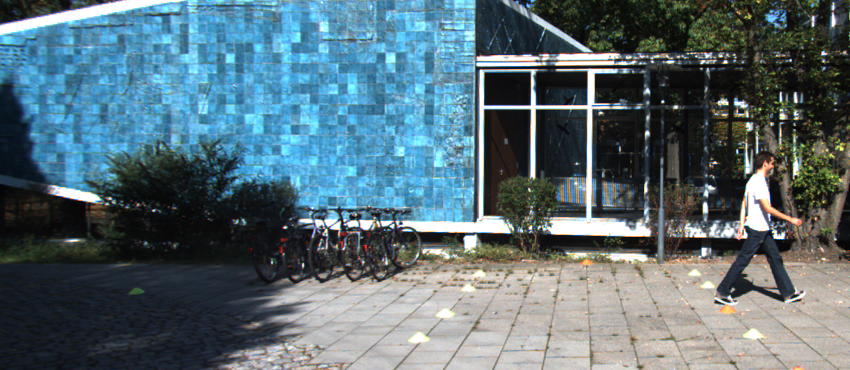
#> input picture tp2/dados/visao_01.png, 850 x 370 px; its folder holds 6 pictures in this run
$ python ex1a.py
#> lines starting #> are read from the running program, lines starting #| are printed output that depends on the picture; after the words box and inside, x2 and y2 are one past the last pixel; in counts of white or black regions, pixels touching at a corner belong together; long printed decimals are rounded
### tp2/utils.py
from pathlib import Path
import cv2
import numpy as np


BASE_DIR = Path(__file__).resolve().parent
DADOS_DIR = BASE_DIR / "dados"


# Carrega imagem da pasta dados/ validando a existencia do arquivo
def carregar_imagem(nome, cinza=False):
    caminho = DADOS_DIR / nome
    flag = cv2.IMREAD_GRAYSCALE if cinza else cv2.IMREAD_COLOR
    imagem = cv2.imread(str(caminho), flag)
    if imagem is None:
        raise FileNotFoundError(f"Imagem nao encontrada: {caminho}")
    return imagem


# Mapeia magnitudes float64 de gradientes/filtros para a faixa [0, 255] uint8
# [6 lines left out: function normalizar_uint8, not called in this run]


# Monta e salva um grid comparativo com legendas sobrepostas sem depender de GUI
def criar_painel_opencv(pares, caminho_saida, largura=540, altura=310, colunas=3):
    quadros = []
    for legenda, imagem in pares:
        img = imagem.copy()
        if img.ndim == 2:
            img = cv2.cvtColor(img, cv2.COLOR_GRAY2BGR)
        img_redim = cv2.resize(img, (largura, altura), interpolation=cv2.INTER_AREA)
        # Barra superior escura para garantir contraste da legenda em qualquer cena
        cv2.rectangle(img_redim, (0, 0), (largura, 40), (22, 31, 46), -1)
        cv2.putText(
            img_redim,
            str(legenda)[:46],
            (12, 27),
            cv2.FONT_HERSHEY_SIMPLEX,
            0.62,
            (255, 255, 255),
            2,
            cv2.LINE_AA,
        )
        quadros.append(img_redim)

    ncol = min(colunas, len(quadros))
    while len(quadros) % ncol != 0:
        quadros.append(np.full_like(quadros[0], (235, 235, 235)))

    linhas = [np.hstack(quadros[i : i + ncol]) for i in range(0, len(quadros), ncol)]
    resultado = np.vstack(linhas)
    cv2.imwrite(str(caminho_saida), resultado)
    return resultado

### tp2/ex1a.py
import argparse
import os
import cv2
import matplotlib
import numpy as np
from utils import BASE_DIR, carregar_imagem, criar_painel_opencv


# Extrai descritores binarios ORB e aplica BFMatcher + teste de razao de Lowe
def detectar_orb_e_casar(img1, img2, nfeatures=2500, ratio_lowe=0.80):
    cinza1 = cv2.cvtColor(img1, cv2.COLOR_BGR2GRAY)
    cinza2 = cv2.cvtColor(img2, cv2.COLOR_BGR2GRAY)

    # fastThreshold=12 aumenta a densidade de keypoints em regioes de baixo contraste
    orb = cv2.ORB_create(nfeatures=nfeatures, fastThreshold=12)
    kp1, desc1 = orb.detectAndCompute(cinza1, None)
    kp2, desc2 = orb.detectAndCompute(cinza2, None)

    if desc1 is None or desc2 is None:
        raise RuntimeError("Descritores ORB nao encontrados nas imagens.")

    # Descritores binarios ORB exigem distancia de Hamming no casamento kNN (k=2)
    bf = cv2.BFMatcher(cv2.NORM_HAMMING, crossCheck=False)
    pares_knn = bf.knnMatch(desc2, desc1, k=2)

    # Filtro de Lowe descarta correspondencias ambiguas entre o 1o e o 2o vizinho
    bons_matches = []
    for par in pares_knn:
        if len(par) == 2:
            m, n = par
            if m.distance < ratio_lowe * n.distance:
                bons_matches.append(m)

    return kp1, desc1, kp2, desc2, pares_knn, bons_matches


# Estima H (Vista 02 -> Vista 01) via RANSAC e mede o erro de reprojecao
def estimar_homografia_ransac(kp1, kp2, bons_matches, limiar_ransac=3.0):
    if len(bons_matches) < 4:
        raise RuntimeError(f"Matches insuficientes ({len(bons_matches)}) para homografia.")

    # queryIdx referencia desc2 (Vista 02 - origem) e trainIdx referencia desc1 (Vista 01 - destino)
    pts_src = np.float32([kp2[m.queryIdx].pt for m in bons_matches]).reshape(-1, 1, 2)
    pts_dst = np.float32([kp1[m.trainIdx].pt for m in bons_matches]).reshape(-1, 1, 2)

    H, mascara = cv2.findHomography(pts_src, pts_dst, cv2.RANSAC, limiar_ransac)
    if H is None or mascara is None:
        raise RuntimeError("Falha ao estimar homografia via RANSAC.")

    inliers_mask = mascara.ravel().astype(bool)
    pts_proj = cv2.perspectiveTransform(pts_src, H)
    erros = np.linalg.norm((pts_proj - pts_dst).reshape(-1, 2), axis=1)
    erro_medio_inliers = float(np.mean(erros[inliers_mask])) if np.any(inliers_mask) else float("nan")
    erro_max_inliers = float(np.max(erros[inliers_mask])) if np.any(inliers_mask) else float("nan")
    erro_medio_todos = float(np.mean(erros))

    return H, inliers_mask, erros, erro_medio_inliers, erro_max_inliers, erro_medio_todos


# Projeta ambas as vistas em um canvas unificado com alpha blending na intersecao
def construir_mosaico_panoramico(img1, img2, H):
    h1, w1 = img1.shape[:2]
    h2, w2 = img2.shape[:2]

    cantos1 = np.float32([[0, 0], [w1, 0], [w1, h1], [0, h1]]).reshape(-1, 1, 2)
    cantos2 = np.float32([[0, 0], [w2, 0], [w2, h2], [0, h2]]).reshape(-1, 1, 2)
    cantos2_proj = cv2.perspectiveTransform(cantos2, H).reshape(-1, 2)

    todos_cantos = np.vstack([cantos1.reshape(-1, 2), cantos2_proj])
    xmin, ymin = np.floor(todos_cantos.min(axis=0)).astype(int)
    xmax, ymax = np.ceil(todos_cantos.max(axis=0)).astype(int)

    # Translacao T garante coordenadas positivas para toda a projecao da Vista 02 no canvas
    T = np.array([[1.0, 0.0, -xmin], [0.0, 1.0, -ymin], [0.0, 0.0, 1.0]], dtype=np.float64)
    largura_canvas = int(xmax - xmin)
    altura_canvas = int(ymax - ymin)
    tamanho_canvas = (largura_canvas, altura_canvas)

    warp1 = cv2.warpPerspective(img1, T, tamanho_canvas)
    warp2 = cv2.warpPerspective(img2, T @ H, tamanho_canvas)

    mask1 = cv2.warpPerspective(np.full((h1, w1), 255, dtype=np.uint8), T, tamanho_canvas) > 0
    mask2 = cv2.warpPerspective(np.full((h2, w2), 255, dtype=np.uint8), T @ H, tamanho_canvas) > 0

    mosaico = warp1.copy()
    somente_vista2 = mask2 & ~mask1
    mosaico[somente_vista2] = warp2[somente_vista2]

    # Blending 50/50 na zona de sobreposicao suaviza transicoes de exposicao entre cameras
    intersecao = mask1 & mask2
    mosaico[intersecao] = np.clip(
        0.5 * warp1[intersecao].astype(np.float32) + 0.5 * warp2[intersecao].astype(np.float32),
        0,
        255,
    ).astype(np.uint8)

    return mosaico, warp1, warp2, intersecao


def main():
    parser = argparse.ArgumentParser()
    parser.add_argument("--auto", action="store_true")
    args = parser.parse_args()

    if args.auto:
        matplotlib.use("Agg")
    import matplotlib.pyplot as plt

    visao1 = carregar_imagem("visao_01.png")
#> in carregar_imagem, imagem is the input picture: shape (370, 850, 3); mean B, G, R 118.2, 109.7, 89.2
    visao2 = carregar_imagem("visao_02.png")
#> call 2 of carregar_imagem, with nome = 'visao_02.png', cinza = False
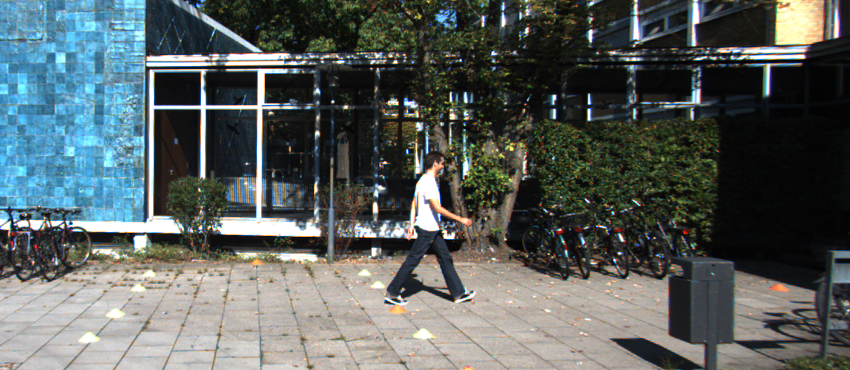
#> input picture tp2/dados/visao_02.png, 850 x 370 px
#> in carregar_imagem, imagem is the input picture: shape (370, 850, 3); mean B, G, R 95.3, 96.5, 89.3

    kp1, desc1, kp2, desc2, pares_knn, bons_matches = detectar_orb_e_casar(
        visao1, visao2, nfeatures=2500, ratio_lowe=0.80
    )
#> in detectar_orb_e_casar, `cinza2 = cv2.cvtColor(img2, cv2.COLOR_BGR2GRAY)`:
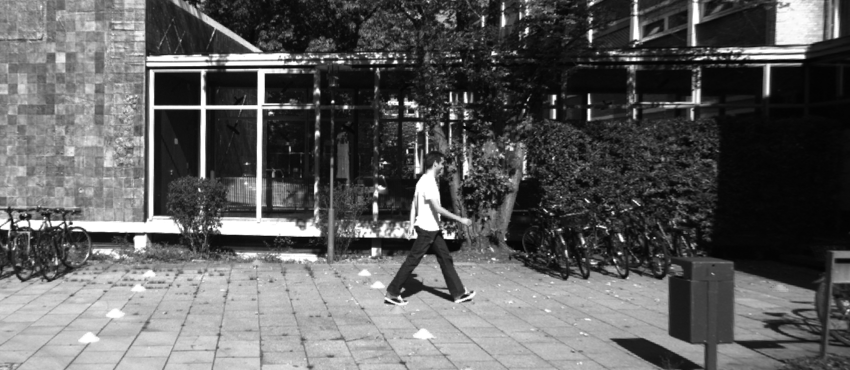
#> cinza2: shape (370, 850); min 2, max 255, mean 94.2
#> in detectar_orb_e_casar, `kp1, desc1 = orb.detectAndCompute(cinza1, None)`: kp1 = 2500 keypoints; strongest (x, y, size): (531, 106, 64.3), (481, 71, 44.6), (533, 71, 44.6), (480, 71, 53.6)
#> in detectar_orb_e_casar, `kp2, desc2 = orb.detectAndCompute(cinza2, None)`: kp2 = 2500 keypoints; strongest (x, y, size): (150, 71, 44.6), (259, 71, 64.3), (203, 71, 44.6), (204, 70, 37.2)
#> in detectar_orb_e_casar, `pares_knn = bf.knnMatch(desc2, desc1, k=2)`: pares_knn = 2500 matches
#> after the loop in detectar_orb_e_casar, `for par in pares_knn:`: bons_matches = 1684 matches
#> pares_knn = 2500 matches; bons_matches = 1684 matches
    H, inliers_mask, erros, erro_inliers, erro_max_inliers, erro_todos = estimar_homografia_ransac(
        kp1, kp2, bons_matches, limiar_ransac=3.0
    )
#> in estimar_homografia_ransac, `pts_src = np.float32([kp2[m.queryIdx].pt for m in bons_matches]).resha..`: pts_src = 1684 rows, first 8: [117, 258], [421, 129], [419, 129], [385, 162], [289, 54], [435, 162], [452, 151], [246, 163]
#> in estimar_homografia_ransac, `pts_dst = np.float32([kp1[m.trainIdx].pt for m in bons_matches]).resha..`: pts_dst = 1684 rows, first 8: [447, 258], [751, 129], [749, 129], [715, 162], [619, 54], [765, 162], [782, 151], [576, 163]
#> in estimar_homografia_ransac, `H, mascara = cv2.findHomography(pts_src, pts_dst, cv2.RANSAC, limiar_r..`: H = [[1, -0.000105, 329.9], [0.000101, 1, -0.0357], [5.28e-07, -5.69e-07, 1]]; mascara = 1684 values, max 1 at index 0, min 0 at index 228, mean 0.97
#> in estimar_homografia_ransac, `pts_proj = cv2.perspectiveTransform(pts_src, H)`: pts_proj = 1684 rows, first 8: [447, 258], [751, 129], [749, 129], [715, 162], [619, 53.99], [765, 162], [782, 151], [576, 163]
#> in estimar_homografia_ransac, `erros = np.linalg.norm((pts_proj - pts_dst).reshape(-1, 2), axis=1)`: erros = 1684 values, max 1003.3 at index 561, min 0.0033 at index 355, mean 5.38
#> in estimar_homografia_ransac, `erro_medio_inliers = float(np.mean(erros[inliers_mask])) if np.any(inl..`: erro_medio_inliers = 0.338
#> in estimar_homografia_ransac, `erro_max_inliers = float(np.max(erros[inliers_mask])) if np.any(inlier..`: erro_max_inliers = 2.94
#> in estimar_homografia_ransac, `erro_medio_todos = float(np.mean(erros))`: erro_medio_todos = 5.38
#> erro_inliers = 0.338; erro_max_inliers = 2.94; erro_todos = 5.38
    mosaico, warp1, warp2, intersecao = construir_mosaico_panoramico(visao1, visao2, H)
#> in construir_mosaico_panoramico, `cantos2_proj = cv2.perspectiveTransform(cantos2, H).reshape(-1, 2)`: cantos2_proj = [[329.9, -0.0357], [1179.8, 0.05], [1180, 370], [330, 370.1]]
#> in construir_mosaico_panoramico, `todos_cantos = np.vstack([cantos1.reshape(-1, 2), cantos2_proj])`: todos_cantos = [[0, 0], [850, 0], [850, 370], [0, 370], [329.9, -0.0357], [1179.8, 0.05], [1180, 370], [330, 370.1]]
#> in construir_mosaico_panoramico, `xmin, ymin = np.floor(todos_cantos.min(axis=0)).astype(int)`: xmin = 0; ymin = -1
#> in construir_mosaico_panoramico, `xmax, ymax = np.ceil(todos_cantos.max(axis=0)).astype(int)`: xmax = 1180; ymax = 371
#> in construir_mosaico_panoramico, `T = np.array([[1.0, 0.0, -xmin], [0.0, 1.0, -ymin], [0.0, 0.0, 1.0]], ..`: T = [[1, 0, 0], [0, 1, 1], [0, 0, 1]]
#> in construir_mosaico_panoramico, `largura_canvas = int(xmax - xmin)`: largura_canvas = 1180
#> in construir_mosaico_panoramico, `altura_canvas = int(ymax - ymin)`: altura_canvas = 372
#> in construir_mosaico_panoramico, `tamanho_canvas = (largura_canvas, altura_canvas)`: tamanho_canvas = (1180, 372)
#> in construir_mosaico_panoramico, `mask1 = cv2.warpPerspective(np.full((h1, w1), 255, dtype=np.uint8), T,..`:
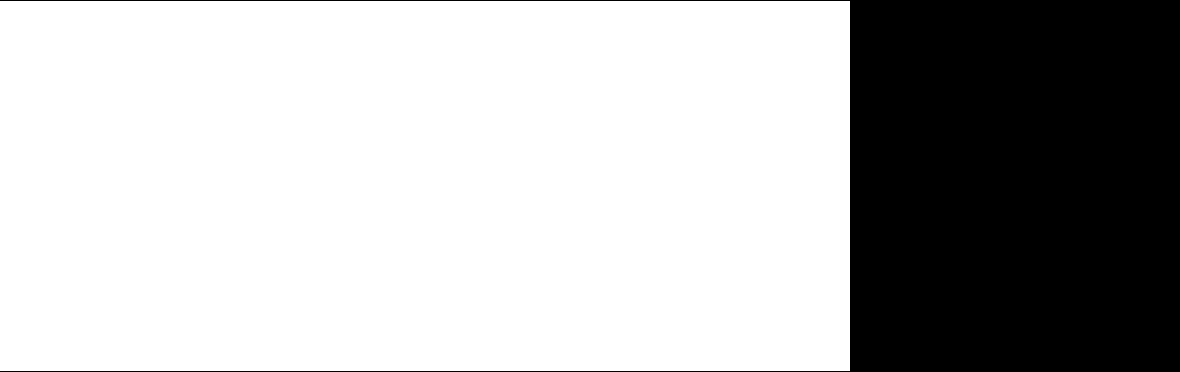
#> mask1: shape (372, 1180) bool; 71.6% white; 1 black region, box (x1, y1, x2, y2) and area: (0, 0, 1180, 372) 124460
#> in construir_mosaico_panoramico, `mask2 = cv2.warpPerspective(np.full((h2, w2), 255, dtype=np.uint8), T ..`: mask2: shape (372, 1180) bool; 71.9% white; 3 black regions, box (x1, y1, x2, y2) and area: (0, 0, 330, 372) 122389, (530, 0, 1180, 1) 650, (1058, 371, 1180, 372) 122
#> in construir_mosaico_panoramico, `somente_vista2 = mask2 & ~mask1`: somente_vista2: shape (372, 1180) bool; 28% white; 2 white regions, box (x1, y1, x2, y2) and area: (329, 1, 1180, 372) 122829, (330, 0, 530, 1) 200
#> in construir_mosaico_panoramico, `intersecao = mask1 & mask2`: intersecao: shape (372, 1180) bool; 43.9% white; 1 white region, box (x1, y1, x2, y2) and area: (329, 1, 850, 371) 192770
#> in construir_mosaico_panoramico, `mosaico[intersecao] = np.clip( 0.5 * warp1[intersecao].astype(np.float..`:
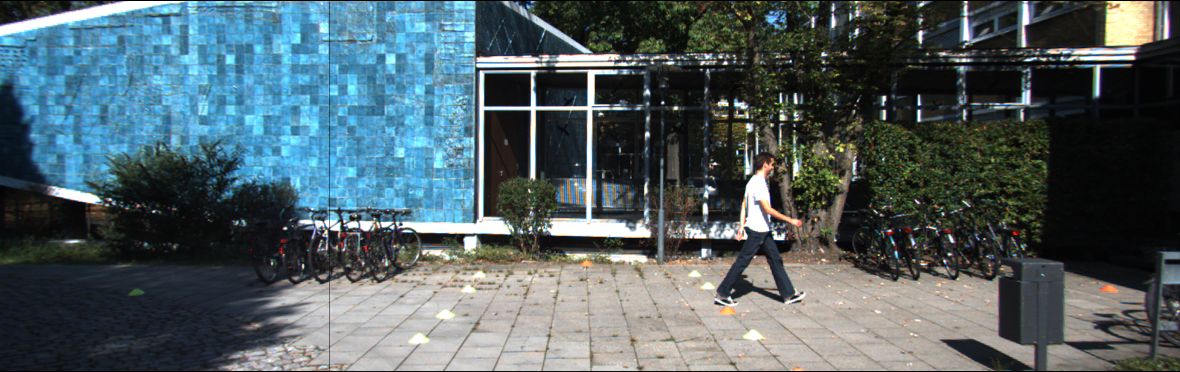
#> mosaico: shape (372, 1180, 3); mean B, G, R 100.3, 95.7, 80.8

    inliers_matches = [m for m, ok in zip(bons_matches, inliers_mask) if ok]
#> inliers_matches = 1634 matches
    img_matches = cv2.drawMatches(
        visao2,
        kp2,
        visao1,
        kp1,
        inliers_matches[:80],
        None,
        matchColor=(0, 255, 0),
        singlePointColor=(255, 100, 0),
        flags=cv2.DrawMatchesFlags_NOT_DRAW_SINGLE_POINTS,
    )
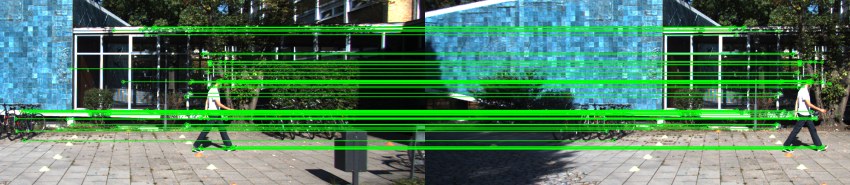
#> img_matches: shape (370, 1700, 3) (shown at 1/2 size); mean B, G, R 94.8, 123.6, 79.4

    caminho_matches = BASE_DIR / "tp2-1a_matches.png"
    caminho_mosaico = BASE_DIR / "tp2-1a_mosaico.png"
    cv2.imwrite(str(caminho_matches), img_matches)

    criar_painel_opencv(
        [
            ("Vista 01 (Camera Frontal-Esq)", visao1),
            ("Vista 02 (Camera Frontal-Dir)", visao2),
            ("Casamento ORB + Inliers RANSAC", img_matches),
            ("Mosaico Panoramico Alinhado", mosaico),
        ],
        caminho_mosaico,
        largura=580,
        altura=320,
        colunas=2,
    )
#> after the loop in criar_painel_opencv, `for legenda, imagem in pares:`:
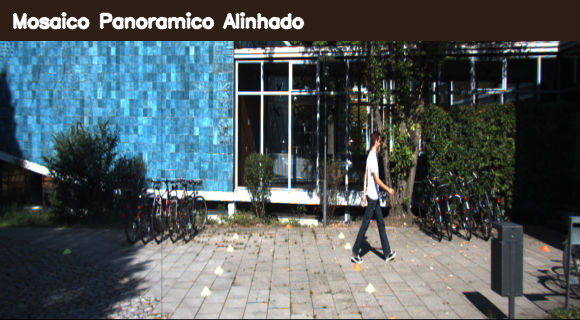
#> img_redim: shape (320, 580, 3); mean B, G, R 92.2, 89.6, 79.9
#> in criar_painel_opencv, `cv2.imwrite(str(caminho_saida), resultado)`:
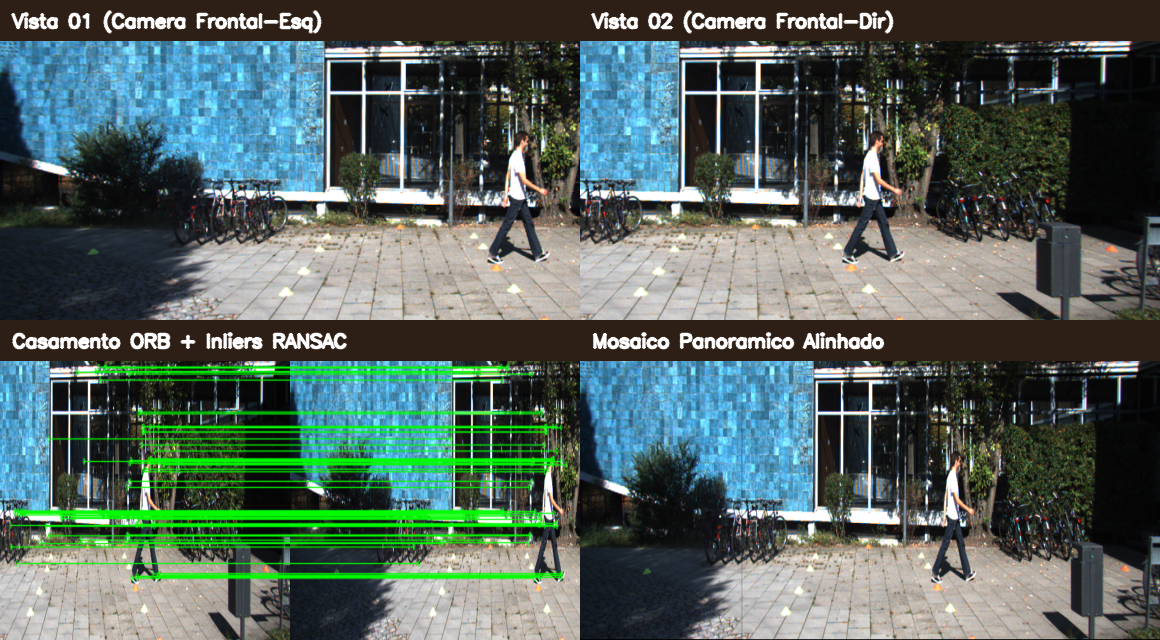
#> saved as tp2-1a_mosaico.png: shape (640, 1160, 3); mean B, G, R 94.6, 100.8, 84.2

    num_inliers = int(np.sum(inliers_mask))
#> num_inliers = 1634
    num_outliers = int(len(bons_matches) - num_inliers)
#> num_outliers = 50
    taxa_inliers = (num_inliers / max(len(bons_matches), 1)) * 100.0
#> taxa_inliers = 97.03
    frac_sobreposicao = float(np.sum(intersecao)) / float( np.sum((warp1.sum(axis=2) > 0) | (warp2.sum(axis=2) > 0)) ) * 100.0
#> frac_sobreposicao = 44.06

    print("=== TP2 - Exercicio 1A: Alinhamento Multi-Camera por Homografia ===")
    print(f"Resolucao Vista 01          : {visao1.shape[1]}x{visao1.shape[0]} px")
#| Resolucao Vista 01          : 850x370 px
    print(f"Resolucao Vista 02          : {visao2.shape[1]}x{visao2.shape[0]} px")
#| Resolucao Vista 02          : 850x370 px
    print(f"Keypoints ORB detectados    : Vista 01 = {len(kp1)} | Vista 02 = {len(kp2)}")
#| Keypoints ORB detectados    : Vista 01 = 2500 | Vista 02 = 2500
    print(f"Pares brutos BFMatcher (k=2): {len(pares_knn)}")
#| Pares brutos BFMatcher (k=2): 2500
    print(f"Matches apos filtro de Lowe : {len(bons_matches)} (ratio = 0.80)")
#| Matches apos filtro de Lowe : 1684 (ratio = 0.80)
    print(f"Inliers RANSAC (limiar 3px) : {num_inliers} de {len(bons_matches)} ({taxa_inliers:.2f}%) | Outliers = {num_outliers}")
#| Inliers RANSAC (limiar 3px) : 1634 de 1684 (97.03%) | Outliers = 50
    print(f"Erro medio reprojecao inlier: {erro_inliers:.4f} px (max = {erro_max_inliers:.4f} px)")
#| Erro medio reprojecao inlier: 0.3380 px (max = 2.9369 px)
    print(f"Erro medio global (c/ out.) : {erro_todos:.4f} px")
#| Erro medio global (c/ out.) : 5.3831 px
    print(f"Resolucao Mosaico Panoramico: {mosaico.shape[1]}x{mosaico.shape[0]} px (sobreposicao util = {frac_sobreposicao:.1f}%)")
#| Resolucao Mosaico Panoramico: 1180x372 px (sobreposicao util = 44.1%)
    print("\nMatriz de Homografia H (Vista 02 -> Vista 01):")
    for linha in H:
        print(f"  [{linha[0]:12.6f}  {linha[1]:12.6f}  {linha[2]:12.6f}]")
#> this loop made 3 passes
#|   [    1.000     -0.000105    329.925]
#|   [    0.000101      1.000     -0.03569]
#|   [    1e-06     -1e-06      1.000]

    # Aplicacao em Sistemas Surround View 360 (AVM):
    # - Geometria planar: 4 a 6 cameras fisheye (frontal, traseira e retrovisores) capturam
    #   vistas com sobreposicao parcial nos 4 cantos. Apos corrigir distorcoes intrinsecas,
    #   cada vista e projetada no plano da via (z = 0) via homografia H_i (IPM).
    # - Costura e alinhamento: homografias inter-cameras alinham as zonas de intersecao no
    #   referencial BEV do chassi, com blending nas bordas para suavizar diferencas de AE/AWB.
    # - Limitacao fisica (paralaxe): objetos 3D acima do solo (pedestres, meios-fios, carros)
    #   violam a hipotese planar e sofrem distorcao radial ou ghosting nas costuras.
    print(f"\nImagens salvas em: {caminho_mosaico.name} e {caminho_matches.name}")

    if not args.auto:
        fig, ax = plt.subplots(figsize=(12, 7))
        ax.imshow(cv2.cvtColor(cv2.imread(str(caminho_mosaico)), cv2.COLOR_BGR2RGB))
        ax.set_title("TP2-1A: Alinhamento Multi-Camera por Homografia")
        ax.axis("off")
        plt.tight_layout()
        plt.show()


if __name__ == "__main__":
    main()
